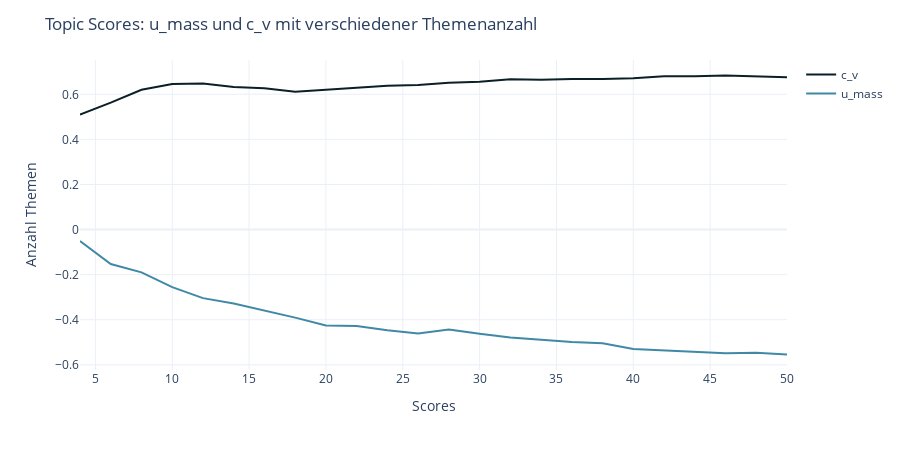

The notebook cell this image was saved under:
### Code cell
import plotly.express as px
import pandas as pd

# create the line chart
fig = px.line(
    scores_df,
    x='topicnumber',
    y=['c_v', 'u_mass'],
    color_discrete_sequence=color_discrete_sequence,
    template=template)

fig.update_layout(
    title="Topic Scores: u_mass und c_v mit verschiedener Themenanzahl",
    yaxis_title='Anzahl Themen',
    xaxis_title='Scores',
    width=900, 
    height=450,
    legend_title="")

# show the chart
fig.show()

pio.write_image(fig,"../../exports/images/fig-topic-size-comparison.svg") #save fig as svg

### Figure 1 — Plotly figure (JSON) as saved in the notebook; plotly's stock layout.template omitted (floating-point values rounded to 4 significant figures)
{"data": [{"hovertemplate": "variable=c_v<br>topicnumber=%{x}<br>value=%{y}<extra></extra>", "legendgroup": "c_v", "line": {"color": "#0B1F26", "dash": "solid"}, "marker": {"symbol": "circle"}, "mode": "lines", "name": "c_v", "orientation": "v", "showlegend": true, "type": "scatter", "x": [50, 48, 46, 44, 42, 40, 38, 36, 34, 32, 30, 28, 26, 24, 22, 20, 18, 16, 14, 12, 10, 8, 6, 4], "xaxis": "x", "y": [0.6758, 0.681, 0.6834, 0.68, 0.68, 0.6717, 0.6678, 0.668, 0.6647, 0.6662, 0.6556, 0.6515, 0.6413, 0.6377, 0.6286, 0.6226, 0.6112, 0.6269, 0.6324, 0.648, 0.6454, 0.6198, 0.5628, 0.5097], "yaxis": "y"}, {"hovertemplate": "variable=u_mass<br>topicnumber=%{x}<br>value=%{y}<extra></extra>", "legendgroup": "u_mass", "line": {"color": "#3F89A6", "dash": "solid"}, "marker": {"symbol": "circle"}, "mode": "lines", "name": "u_mass", "orientation": "v", "showlegend": true, "type": "scatter", "x": [50, 48, 46, 44, 42, 40, 38, 36, 34, 32, 30, 28, 26, 24, 22, 20, 18, 16, 14, 12, 10, 8, 6, 4], "xaxis": "x", "y": [-0.5543, -0.5465, -0.5486, -0.5428, -0.5373, -0.5303, -0.5048, -0.499, -0.4887, -0.4793, -0.4626, -0.443, -0.4607, -0.4472, -0.4281, -0.4252, -0.3908, -0.3601, -0.3277, -0.3043, -0.2553, -0.1901, -0.1531, -0.05086], "yaxis": "y"}], "layout": {"height": 450, "legend": {"title": {"text": ""}, "tracegroupgap": 0}, "margin": {"t": 60}, "title": {"text": "Topic Scores: u_mass und c_v mit verschiedener Themenanzahl"}, "width": 900, "xaxis": {"anchor": "y", "domain": [0, 1], "title": {"text": "Scores"}}, "yaxis": {"anchor": "x", "domain": [0, 1], "title": {"text": "Anzahl Themen"}}}}
